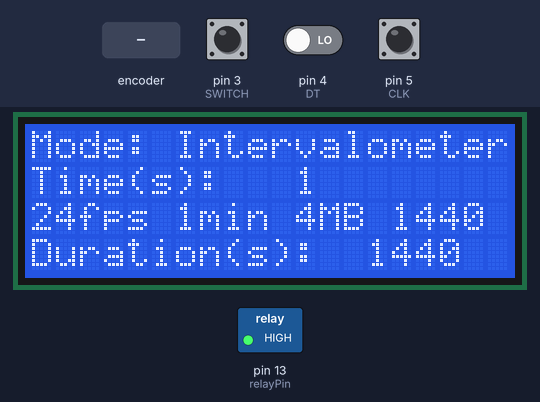
Bench run of a sketch on a simulated Arduino Uno, built with avr-gcc and run on an emulated ATmega328P. On the bench: 20×4 character LCD, switched loads named in the sketch (green lamp = pin HIGH). Inputs (shaded band) come from the test bench; at power-on: pin 3 (SWITCH) HIGH, pin 4 (DT) LOW, pin 5 (CLK) HIGH.

Above: at 1.3 s.
1.4 s: pin 3 (SWITCH) pulled LOW for 0.15 s
At 2.0 s:
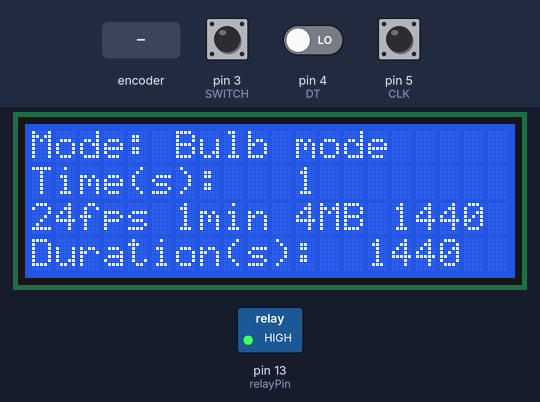
3.9 s: rotary encoder on pin 5 (CLK) / pin 4 (DT) turned 3 steps (first pin leading)
At 5.1 s:
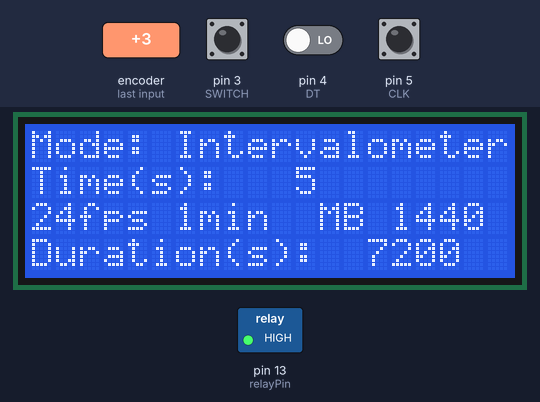
6.0 s: pin 3 (SWITCH) pulled LOW for 1 s
At 6.7 s:
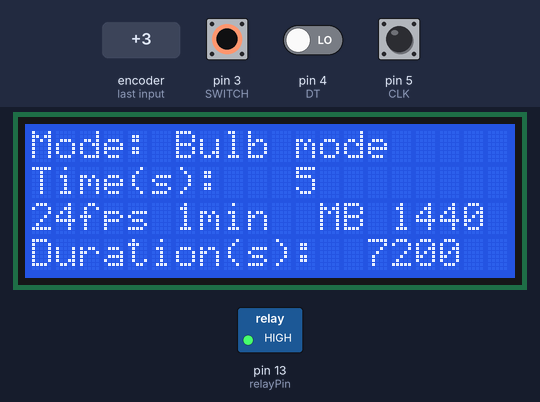
10.0 s: rotary encoder on pin 5 (CLK) / pin 4 (DT) turned 1 step (first pin leading)
At 10.6 s:
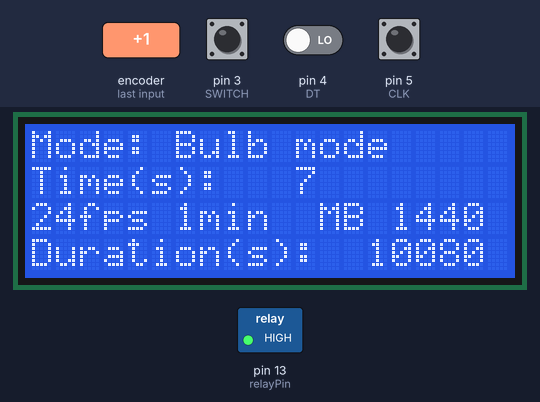
11.7 s: pin 3 (SWITCH) pulled LOW for 3.2 s
At 12.2 s:
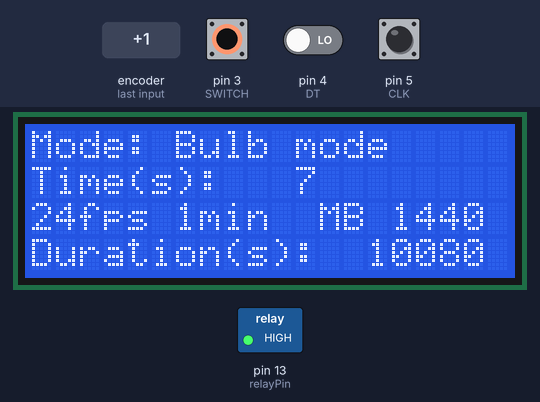
Timing chart, 0 to 14.7 s (numbered marks = the images above; inputs shaded):
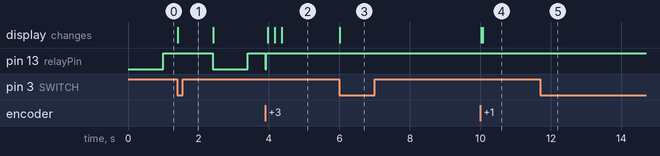

The sketch:

version_3_rotary_encoder.ino
```cpp
#include <Wire.h>
#include <LiquidCrystal_I2C.h>
const int relayPin = 13;
const int  en = 2, rw = 1, rs = 0, d4 = 4, d5 = 5, d6 = 6, d7 = 7, bl = 3;
const int i2c_addr = 0x27;
LiquidCrystal_I2C lcd(i2c_addr, en, rw, rs, d4, d5, d6, d7, bl, POSITIVE);
int counter = 1;
int currentStateCLK;
int previousStateCLK;
int eventDuration = 1440;
String encdir = " ";
volatile bool state = LOW;
volatile bool trigger = LOW;
unsigned long previousTime = 0;
volatile unsigned long currentTime = 0;

void setup() {
  pinMode(3, INPUT_PULLUP); //SWITCH
  attachInterrupt(digitalPinToInterrupt(3), rotaryEncoderButton, FALLING);
  pinMode(4, INPUT); //DT
  pinMode(5, INPUT); //CLK
  pinMode(13, OUTPUT); //optocoupler
  lcd.begin(20,4);
  lcd.setCursor(0,0);lcd.print("Mode:");       lcd.setCursor(6,0); lcd.print("Intervalometer");
  lcd.setCursor(0,1);lcd.print("Time(s):");    lcd.setCursor(11,1);lcd.print(counter);
  lcd.setCursor(0,2);lcd.print("24fps 1min 4MB 1440");
  lcd.setCursor(0,3);lcd.print("Duration(s):");lcd.setCursor(14,3);lcd.print(eventDuration);
  previousStateCLK = digitalRead(5);
}

void loop() {
//read Rotary encoder ||||||||||||||||||||||||||||||||||||||||||
currentStateCLK = digitalRead(5);
  if (currentStateCLK != previousStateCLK) {rotaryEncoder();}
// Bulb mode |||||||||||||||||||||||||||||||||||||||||||||||||||
if (state){bulbMode();}

//Intervalometer mode ||||||||||||||||||||||||||||||||||||||||||
currentTime = millis();
if (!state){
  if (currentTime - previousTime >= counter*1000) {
    digitalWrite(relayPin, HIGH);
  }
  if (currentTime - previousTime >= counter*1000+500) {
    previousTime = currentTime;
    digitalWrite(relayPin, LOW);
  }
}
}

// Rotary encoder function ||||||||||||||||||||||||||||||||||||
void rotaryEncoder(){
  if (digitalRead(4) != currentStateCLK) {
      counter ++;
      previousTime = currentTime;
    }
    else {
      counter --;
      previousTime = currentTime;
      state = LOW;
      trigger = LOW;
      digitalWrite(relayPin,LOW);
      lcd.setCursor(6,0); lcd.print("Intervalometer");
    }
    previousStateCLK = currentStateCLK;

    eventDuration = counter * 1440;

    lcd.setCursor(11,2); lcd.print(encdir);
    if (counter <=0){lcd.setCursor(11,1); lcd.print(0); }
    if (counter > 0){lcd.setCursor(11,1); lcd.print("     ");
                     lcd.setCursor(11,1); lcd.print(counter);
                     lcd.setCursor(14,3); lcd.print("      ");
                     lcd.setCursor(14,3); lcd.print(eventDuration);}
}
// Rotary encoder button (Interrupt Service Routine) |||||||||||
void rotaryEncoderButton(){state = HIGH;trigger = HIGH;}
//Bulb mode function||||||||||||||||||||||||||||||||||||||||||||
void bulbMode(){
  if (trigger == HIGH){
    digitalWrite(relayPin,HIGH);
    previousTime = currentTime;
    lcd.setCursor(6,0); lcd.print("Bulb mode     ");
    trigger = LOW;
    }
  if (currentTime - previousTime >= counter*1000){
    digitalWrite(relayPin, LOW);
    previousTime = currentTime;
    lcd.setCursor(6,0); lcd.print("Intervalometer");
    state = LOW;
    }
}
```

Measured:
- after the input at 1.4 s, the display: changes at once (image 1)
- after the input at 3.9 s, the display: first changes after 0.07 s (image 2 shows a later state)
- after the input at 6.0 s, pin 13 (relayPin): stays HIGH (without the input it goes to LOW after 3.8 s); the display: changes at once (image 3)
- after the input at 10.0 s, pin 13 (relayPin): stays HIGH (without the input it goes to LOW after 1.0 s); the display: first changes at once (image 4 shows a later state)
- after the input at 11.7 s, pin 13 (relayPin): stays HIGH (without the input it goes to LOW after 5.3 s)
